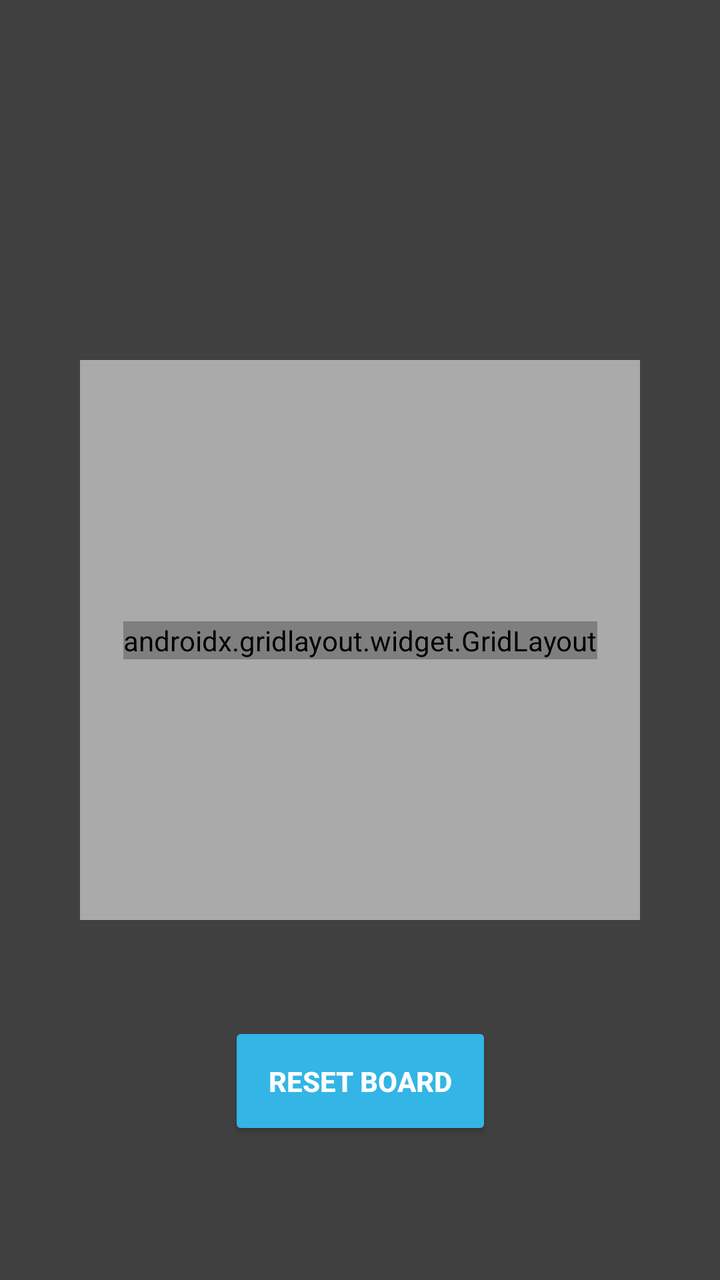
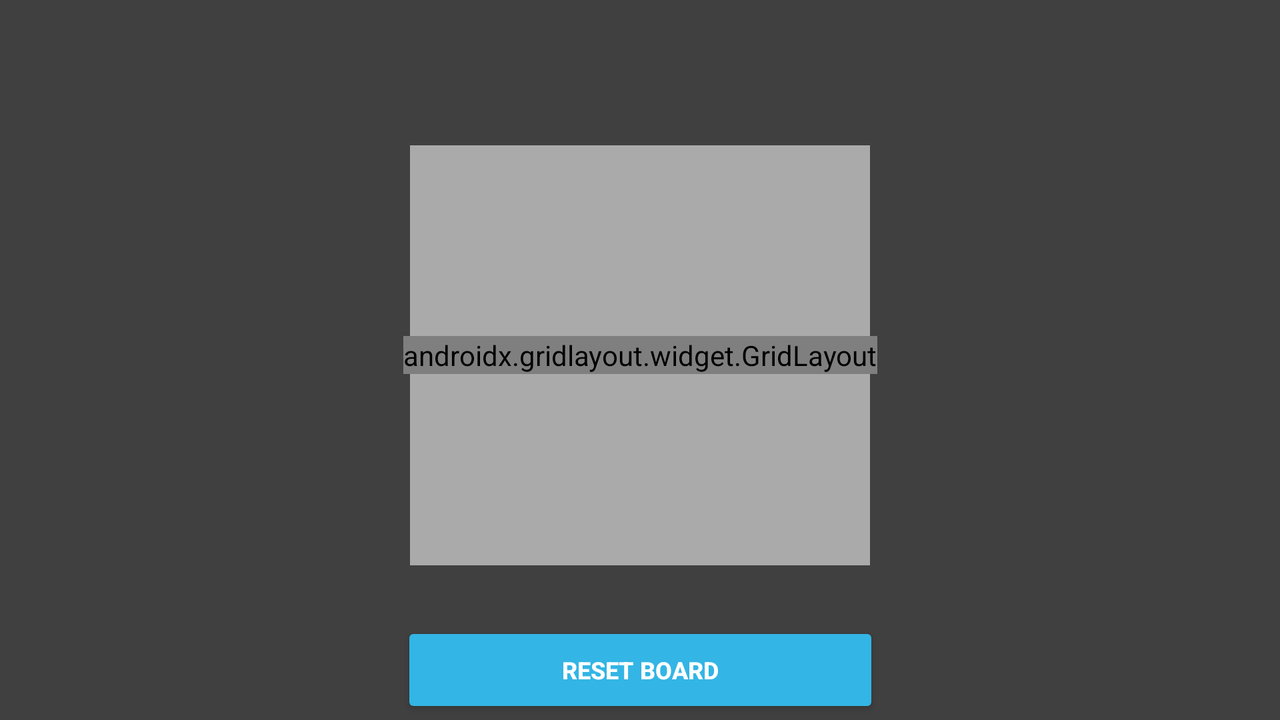

First picture: res/layout/ on a phone held upright. Second picture: the repository's own variant of that layout, on a device whose configuration matches the variant's folder. Source for both follows.
<!-- AndroidManifest.xml: application theme Theme.SekoTacToe -->
<!-- res/layout/activity_game_board.xml -->
<?xml version="1.0" encoding="utf-8"?>
<androidx.constraintlayout.widget.ConstraintLayout xmlns:android="http://schemas.android.com/apk/res/android"
    xmlns:app="http://schemas.android.com/apk/res-auto"
    xmlns:tools="http://schemas.android.com/tools"
    android:layout_width="match_parent"
    android:layout_height="match_parent"
    android:background="@color/bgColour"
    tools:context=".activity.GameBoardActivity">


    <androidx.appcompat.widget.AppCompatButton
        android:id="@+id/resetGridButton"
        android:layout_width="wrap_content"
        android:layout_height="wrap_content"
        android:layout_marginBottom="70dp"
        android:backgroundTint="@android:color/holo_blue_light"
        android:onClick="manualReset"
        android:padding="20dp"
        android:text="@string/reset_board"
        android:textColor="@color/white"
        android:textSize="14sp"
        android:textStyle="bold"
        app:layout_constraintBottom_toBottomOf="parent"
        app:layout_constraintEnd_toEndOf="parent"
        app:layout_constraintStart_toStartOf="parent" />

    <androidx.appcompat.widget.AppCompatImageView
        android:id="@+id/gridBorder"
        android:layout_width="280dp"
        android:layout_height="280dp"
        android:background="@android:color/darker_gray"
        app:layout_constraintBottom_toBottomOf="parent"
        app:layout_constraintEnd_toEndOf="parent"
        app:layout_constraintStart_toStartOf="parent"
        app:layout_constraintTop_toTopOf="parent" />

    <androidx.appcompat.widget.AppCompatTextView
        android:id="@+id/winRateText"
        android:layout_width="280dp"
        android:layout_height="wrap_content"
        android:layout_marginTop="145dp"
        android:background="@android:color/holo_blue_light"
        android:padding="10dp"
        android:paddingHorizontal="10dp"
        android:textAlignment="center"
        android:textColor="@color/white"
        android:textSize="16sp"
        android:textStyle="bold"
        android:visibility="gone"
        app:layout_constraintEnd_toEndOf="parent"
        app:layout_constraintStart_toStartOf="parent"
        app:layout_constraintTop_toTopOf="parent" />

    <androidx.gridlayout.widget.GridLayout
        android:id="@+id/ticTacToeGrid"
        android:layout_width="wrap_content"
        android:layout_height="wrap_content"
        app:columnCount="3"
        app:layout_constraintBottom_toBottomOf="parent"
        app:layout_constraintEnd_toEndOf="parent"
        app:layout_constraintStart_toStartOf="parent"
        app:layout_constraintTop_toTopOf="parent">

        <androidx.appcompat.widget.AppCompatButton
            android:id="@+id/btn1"
            android:layout_width="78dp"
            android:layout_height="82dp"
            android:backgroundTint="@color/white"
            android:onClick="onTileClick"
            android:textColor="@color/white"
            android:textSize="20sp" />

        <androidx.appcompat.widget.AppCompatButton
            android:id="@+id/btn2"
            android:layout_width="80dp"
            android:layout_height="80dp"
            android:layout_marginStart="14dp"
            android:backgroundTint="@color/white"
            android:onClick="onTileClick"
            android:textColor="@color/white"
            android:textSize="20sp" />

        <androidx.appcompat.widget.AppCompatButton
            android:id="@+id/btn3"
            android:layout_width="80dp"
            android:layout_height="80dp"
            android:layout_marginStart="14dp"
            android:backgroundTint="@color/white"
            android:onClick="onTileClick"
            android:textColor="@color/white"
            android:textSize="20sp" />

        <androidx.appcompat.widget.AppCompatButton
            android:id="@+id/btn4"
            android:layout_width="80dp"
            android:layout_height="80dp"
            android:layout_marginTop="14dp"
            android:backgroundTint="@color/white"
            android:onClick="onTileClick"
            android:textColor="@color/white"
            android:textSize="20sp" />

        <androidx.appcompat.widget.AppCompatButton
            android:id="@+id/btn5"
            android:layout_width="80dp"
            android:layout_height="80dp"
            android:layout_marginStart="14dp"
            android:layout_marginTop="14dp"
            android:backgroundTint="@color/white"
            android:onClick="onTileClick"
            android:textColor="@color/white"
            android:textSize="20sp" />

        <androidx.appcompat.widget.AppCompatButton
            android:id="@+id/btn6"
            android:layout_width="80dp"
            android:layout_height="80dp"
            android:layout_marginStart="14dp"
            android:layout_marginTop="14dp"
            android:backgroundTint="@color/white"
            android:onClick="onTileClick"
            android:textColor="@color/white"
            android:textSize="20sp" />

        <androidx.appcompat.widget.AppCompatButton
            android:id="@+id/btn7"
            android:layout_width="80dp"
            android:layout_height="80dp"
            android:layout_marginTop="14dp"
            android:backgroundTint="@color/white"
            android:onClick="onTileClick"
            android:textColor="@color/white"
            android:textSize="20sp" />

        <androidx.appcompat.widget.AppCompatButton
            android:id="@+id/btn8"
            android:layout_width="80dp"
            android:layout_height="80dp"
            android:layout_marginStart="14dp"
            android:layout_marginTop="14dp"
            android:backgroundTint="@color/white"
            android:onClick="onTileClick"
            android:textColor="@color/white"
            android:textSize="20sp" />

        <androidx.appcompat.widget.AppCompatButton
            android:id="@+id/btn9"
            android:layout_width="80dp"
            android:layout_height="80dp"
            android:layout_marginStart="14dp"
            android:layout_marginTop="14dp"
            android:backgroundTint="@color/white"
            android:onClick="onTileClick"
            android:textColor="@color/white"
            android:textSize="20sp" />

    </androidx.gridlayout.widget.GridLayout>

    <androidx.appcompat.widget.AppCompatTextView
        android:id="@+id/gameResultText"
        android:layout_width="281dp"
        android:layout_height="wrap_content"
        android:layout_marginTop="32dp"
        android:background="@color/white"
        android:padding="10dp"
        android:textAlignment="center"
        android:textColor="@color/white"
        android:textSize="16sp"
        android:textStyle="bold"
        android:visibility="gone"
        app:layout_constraintEnd_toEndOf="parent"
        app:layout_constraintStart_toStartOf="parent"
        app:layout_constraintTop_toBottomOf="@id/ticTacToeGrid" />

    <androidx.appcompat.widget.AppCompatImageView
        android:id="@+id/columnOneLine"
        android:layout_width="250dp"
        android:layout_height="10dp"
        android:layout_marginEnd="190dp"
        android:background="#F44336"
        android:rotation="90"
        android:visibility="gone"
        app:layout_constraintBottom_toBottomOf="parent"
        app:layout_constraintEnd_toEndOf="parent"
        app:layout_constraintStart_toStartOf="parent"
        app:layout_constraintTop_toTopOf="parent" />

    <androidx.appcompat.widget.AppCompatImageView
        android:id="@+id/columnTwoLine"
        android:layout_width="250dp"
        android:layout_height="10dp"
        android:background="#F44336"
        android:rotation="90"
        android:visibility="gone"
        app:layout_constraintBottom_toBottomOf="parent"
        app:layout_constraintEnd_toEndOf="parent"
        app:layout_constraintStart_toStartOf="parent"
        app:layout_constraintTop_toTopOf="parent" />

    <androidx.appcompat.widget.AppCompatImageView
        android:id="@+id/columnThreeLine"
        android:layout_width="250dp"
        android:layout_height="10dp"
        android:layout_marginStart="190dp"
        android:background="#F44336"
        android:rotation="90"
        android:visibility="gone"
        app:layout_constraintBottom_toBottomOf="parent"
        app:layout_constraintEnd_toEndOf="parent"
        app:layout_constraintStart_toStartOf="parent"
        app:layout_constraintTop_toTopOf="parent" />

    <androidx.appcompat.widget.AppCompatImageView
        android:id="@+id/rowOneLine"
        android:layout_width="250dp"
        android:layout_height="10dp"
        android:layout_marginBottom="185dp"
        android:background="#F44336"
        android:visibility="gone"
        app:layout_constraintBottom_toBottomOf="parent"
        app:layout_constraintEnd_toEndOf="parent"
        app:layout_constraintStart_toStartOf="parent"
        app:layout_constraintTop_toTopOf="parent" />

    <androidx.appcompat.widget.AppCompatImageView
        android:id="@+id/rowTwoLine"
        android:layout_width="250dp"
        android:layout_height="10dp"
        android:background="#F44336"
        android:visibility="gone"
        app:layout_constraintBottom_toBottomOf="parent"
        app:layout_constraintEnd_toEndOf="parent"
        app:layout_constraintStart_toStartOf="parent"
        app:layout_constraintTop_toTopOf="parent" />

    <androidx.appcompat.widget.AppCompatImageView
        android:id="@+id/rowThreeLine"
        android:layout_width="250dp"
        android:layout_height="10dp"
        android:layout_marginTop="185dp"
        android:background="#F44336"
        android:visibility="gone"
        app:layout_constraintBottom_toBottomOf="parent"
        app:layout_constraintEnd_toEndOf="parent"
        app:layout_constraintStart_toStartOf="parent"
        app:layout_constraintTop_toTopOf="parent" />

    <androidx.appcompat.widget.AppCompatImageView
        android:id="@+id/diagonalOneLine"
        android:layout_width="250dp"
        android:layout_height="10dp"
        android:background="#F44336"
        android:rotation="45"
        android:visibility="gone"
        app:layout_constraintBottom_toBottomOf="parent"
        app:layout_constraintEnd_toEndOf="parent"
        app:layout_constraintStart_toStartOf="parent"
        app:layout_constraintTop_toTopOf="parent" />

    <androidx.appcompat.widget.AppCompatImageView
        android:id="@+id/diagonalTwoLine"
        android:layout_width="250dp"
        android:layout_height="10dp"
        android:background="#F44336"
        android:rotation="-45"
        android:visibility="gone"
        app:layout_constraintBottom_toBottomOf="parent"
        app:layout_constraintEnd_toEndOf="parent"
        app:layout_constraintStart_toStartOf="parent"
        app:layout_constraintTop_toTopOf="parent" />

    <ProgressBar
        android:id="@+id/progressBar"
        style="?android:attr/progressBarStyle"
        android:layout_width="wrap_content"
        android:layout_height="wrap_content"
        android:layout_marginBottom="65dp"
        android:visibility="gone"
        app:layout_constraintBottom_toBottomOf="parent"
        app:layout_constraintEnd_toEndOf="parent"
        app:layout_constraintStart_toStartOf="parent" />

</androidx.constraintlayout.widget.ConstraintLayout>
<!-- resources referenced by this layout -->
<resources>
  <color name="bgColour">#404040</color>
  <color name="white">#FFFFFFFF</color>
  <string name="reset_board">Reset Board</string>
  <style name="Theme.SekoTacToe" parent="Theme.AppCompat.NoActionBar">
          
          <item name="colorPrimary">@color/purple_500</item>
          <item name="colorPrimaryVariant">@color/purple_700</item>
          <item name="colorOnPrimary">@color/white</item>
          
          <item name="colorSecondary">@color/teal_200</item>
          <item name="colorSecondaryVariant">@color/teal_700</item>
          <item name="colorOnSecondary">@color/black</item>
          
          <item name="android:statusBarColor">#FF404040</item>
          
      </style>
  <color name="purple_500">#FF6200EE</color>
  <color name="purple_700">#FF3700B3</color>
  <color name="teal_200">#FF03DAC5</color>
  <color name="teal_700">#FF018786</color>
  <color name="black">#FF000000</color>
</resources>
<!-- res/layout-land/activity_game_board.xml (the repository's variant of the layout above) -->
<!-- drawn on the phone turned sideways -->
<?xml version="1.0" encoding="utf-8"?>
<androidx.constraintlayout.widget.ConstraintLayout xmlns:android="http://schemas.android.com/apk/res/android"
    xmlns:app="http://schemas.android.com/apk/res-auto"
    xmlns:tools="http://schemas.android.com/tools"
    android:layout_width="match_parent"
    android:layout_height="match_parent"
    android:background="@color/bgColour"
    tools:context=".activity.GameBoardActivity">


    <androidx.appcompat.widget.AppCompatButton
        android:id="@+id/resetGridButton"
        android:layout_width="239dp"
        android:layout_height="wrap_content"
        android:layout_marginBottom="1dp"
        android:backgroundTint="@android:color/holo_blue_light"
        android:onClick="manualReset"
        android:padding="6dp"
        android:text="@string/reset_board"
        android:textColor="@color/white"
        android:textSize="12sp"
        android:textStyle="bold"
        app:layout_constraintBottom_toBottomOf="parent"
        app:layout_constraintEnd_toEndOf="parent"
        app:layout_constraintStart_toStartOf="parent" />

    <androidx.appcompat.widget.AppCompatImageView
        android:id="@+id/gridBorder"
        android:layout_width="230dp"
        android:layout_height="210dp"
        android:layout_marginBottom="5dp"
        android:background="@android:color/darker_gray"
        app:layout_constraintBottom_toBottomOf="parent"
        app:layout_constraintEnd_toEndOf="parent"
        app:layout_constraintStart_toStartOf="parent"
        app:layout_constraintTop_toTopOf="parent" />

    <androidx.appcompat.widget.AppCompatTextView
        android:id="@+id/winRateText"
        android:layout_width="230dp"
        android:layout_height="wrap_content"
        android:layout_marginTop="10dp"
        android:background="@android:color/holo_blue_light"
        android:padding="5dp"
        android:paddingHorizontal="10dp"
        android:textAlignment="center"
        android:textColor="@color/white"
        android:textSize="13sp"
        android:textStyle="bold"
        android:visibility="gone"
        app:layout_constraintEnd_toEndOf="parent"
        app:layout_constraintStart_toStartOf="parent"
        app:layout_constraintTop_toTopOf="parent" />

    <androidx.gridlayout.widget.GridLayout
        android:id="@+id/ticTacToeGrid"
        android:layout_width="wrap_content"
        android:layout_height="wrap_content"
        android:layout_marginBottom="5dp"
        app:columnCount="3"
        app:layout_constraintBottom_toBottomOf="parent"
        app:layout_constraintEnd_toEndOf="parent"
        app:layout_constraintStart_toStartOf="parent"
        app:layout_constraintTop_toTopOf="parent">

        <androidx.appcompat.widget.AppCompatButton
            android:id="@+id/btn1"
            android:layout_width="65dp"
            android:layout_height="65dp"
            android:backgroundTint="@color/white"
            android:onClick="onTileClick"
            android:textColor="@color/white"
            android:textSize="16sp" />

        <androidx.appcompat.widget.AppCompatButton
            android:id="@+id/btn2"
            android:layout_width="65dp"
            android:layout_height="65dp"
            android:layout_marginStart="14dp"
            android:backgroundTint="@color/white"
            android:onClick="onTileClick"
            android:textColor="@color/white"
            android:textSize="16sp" />

        <androidx.appcompat.widget.AppCompatButton
            android:id="@+id/btn3"
            android:layout_width="65dp"
            android:layout_height="65dp"
            android:layout_marginStart="14dp"
            android:backgroundTint="@color/white"
            android:onClick="onTileClick"
            android:textColor="@color/white"
            android:textSize="16sp" />

        <androidx.appcompat.widget.AppCompatButton
            android:id="@+id/btn4"
            android:layout_width="65dp"
            android:layout_height="65dp"
            android:layout_marginTop="3dp"
            android:backgroundTint="@color/white"
            android:onClick="onTileClick"
            android:textColor="@color/white"
            android:textSize="16sp" />

        <androidx.appcompat.widget.AppCompatButton
            android:id="@+id/btn5"
            android:layout_width="65dp"
            android:layout_height="65dp"
            android:layout_marginStart="14dp"
            android:layout_marginTop="3dp"
            android:backgroundTint="@color/white"
            android:onClick="onTileClick"
            android:textColor="@color/white"
            android:textSize="16sp" />

        <androidx.appcompat.widget.AppCompatButton
            android:id="@+id/btn6"
            android:layout_width="65dp"
            android:layout_height="65dp"
            android:layout_marginStart="14dp"
            android:layout_marginTop="3dp"
            android:backgroundTint="@color/white"
            android:onClick="onTileClick"
            android:textColor="@color/white"
            android:textSize="16sp" />

        <androidx.appcompat.widget.AppCompatButton
            android:id="@+id/btn7"
            android:layout_width="65dp"
            android:layout_height="65dp"
            android:layout_marginTop="3dp"
            android:backgroundTint="@color/white"
            android:onClick="onTileClick"
            android:textColor="@color/white"
            android:textSize="16sp" />

        <androidx.appcompat.widget.AppCompatButton
            android:id="@+id/btn8"
            android:layout_width="65dp"
            android:layout_height="65dp"
            android:layout_marginStart="14dp"
            android:layout_marginTop="3dp"
            android:backgroundTint="@color/white"
            android:onClick="onTileClick"
            android:textColor="@color/white"
            android:textSize="16sp" />

        <androidx.appcompat.widget.AppCompatButton
            android:id="@+id/btn9"
            android:layout_width="65dp"
            android:layout_height="65dp"
            android:layout_marginStart="14dp"
            android:layout_marginTop="3dp"
            android:backgroundTint="@color/white"
            android:onClick="onTileClick"
            android:textColor="@color/white"
            android:textSize="16sp" />

    </androidx.gridlayout.widget.GridLayout>

    <androidx.appcompat.widget.AppCompatTextView
        android:id="@+id/gameResultText"
        android:layout_width="150dp"
        android:layout_height="wrap_content"
        android:layout_marginTop="32dp"
        android:background="@color/white"
        android:padding="8dp"
        android:textAlignment="center"
        android:textColor="@color/white"
        android:textSize="14sp"
        android:textStyle="bold"
        android:visibility="gone"
        app:layout_constraintBottom_toBottomOf="parent"
        app:layout_constraintEnd_toEndOf="parent"
        app:layout_constraintStart_toEndOf="@id/ticTacToeGrid"
        app:layout_constraintTop_toTopOf="parent" />

    <androidx.appcompat.widget.AppCompatImageView
        android:id="@+id/columnOneLine"
        android:layout_width="200dp"
        android:layout_height="10dp"
        android:layout_marginEnd="163dp"
        android:background="#F44336"
        android:rotation="90"
        android:visibility="gone"
        app:layout_constraintBottom_toBottomOf="parent"
        app:layout_constraintEnd_toEndOf="parent"
        app:layout_constraintStart_toStartOf="parent"
        app:layout_constraintTop_toTopOf="parent" />

    <androidx.appcompat.widget.AppCompatImageView
        android:id="@+id/columnTwoLine"
        android:layout_width="200dp"
        android:layout_height="10dp"
        android:background="#F44336"
        android:rotation="90"
        android:visibility="gone"
        app:layout_constraintBottom_toBottomOf="parent"
        app:layout_constraintEnd_toEndOf="parent"
        app:layout_constraintStart_toStartOf="parent"
        app:layout_constraintTop_toTopOf="parent" />

    <androidx.appcompat.widget.AppCompatImageView
        android:id="@+id/columnThreeLine"
        android:layout_width="200dp"
        android:layout_height="10dp"
        android:layout_marginStart="163dp"
        android:background="#F44336"
        android:rotation="90"
        android:visibility="gone"
        app:layout_constraintBottom_toBottomOf="parent"
        app:layout_constraintEnd_toEndOf="parent"
        app:layout_constraintStart_toStartOf="parent"
        app:layout_constraintTop_toTopOf="parent" />

    <androidx.appcompat.widget.AppCompatImageView
        android:id="@+id/rowOneLine"
        android:layout_width="200dp"
        android:layout_height="10dp"
        android:layout_marginBottom="143dp"
        android:background="#F44336"
        android:visibility="gone"
        app:layout_constraintBottom_toBottomOf="parent"
        app:layout_constraintEnd_toEndOf="parent"
        app:layout_constraintStart_toStartOf="parent"
        app:layout_constraintTop_toTopOf="parent" />

    <androidx.appcompat.widget.AppCompatImageView
        android:id="@+id/rowTwoLine"
        android:layout_width="200dp"
        android:layout_height="10dp"
        android:background="#F44336"
        android:visibility="gone"
        app:layout_constraintBottom_toBottomOf="parent"
        app:layout_constraintEnd_toEndOf="parent"
        app:layout_constraintStart_toStartOf="parent"
        app:layout_constraintTop_toTopOf="parent" />

    <androidx.appcompat.widget.AppCompatImageView
        android:id="@+id/rowThreeLine"
        android:layout_width="200dp"
        android:layout_height="10dp"
        android:layout_marginTop="143dp"
        android:background="#F44336"
        android:visibility="gone"
        app:layout_constraintBottom_toBottomOf="parent"
        app:layout_constraintEnd_toEndOf="parent"
        app:layout_constraintStart_toStartOf="parent"
        app:layout_constraintTop_toTopOf="parent" />

    <androidx.appcompat.widget.AppCompatImageView
        android:id="@+id/diagonalOneLine"
        android:layout_width="200dp"
        android:layout_height="10dp"
        android:background="#F44336"
        android:rotation="45"
        android:visibility="gone"
        app:layout_constraintBottom_toBottomOf="parent"
        app:layout_constraintEnd_toEndOf="parent"
        app:layout_constraintStart_toStartOf="parent"
        app:layout_constraintTop_toTopOf="parent" />

    <androidx.appcompat.widget.AppCompatImageView
        android:id="@+id/diagonalTwoLine"
        android:layout_width="200dp"
        android:layout_height="10dp"
        android:background="#F44336"
        android:rotation="-45"
        android:visibility="gone"
        app:layout_constraintBottom_toBottomOf="parent"
        app:layout_constraintEnd_toEndOf="parent"
        app:layout_constraintStart_toStartOf="parent"
        app:layout_constraintTop_toTopOf="parent" />

    <ProgressBar
        android:id="@+id/progressBar"
        style="?android:attr/progressBarStyle"
        android:layout_width="wrap_content"
        android:layout_height="wrap_content"
        android:visibility="gone"
        app:layout_constraintBottom_toBottomOf="parent"
        app:layout_constraintEnd_toEndOf="parent"
        app:layout_constraintStart_toStartOf="parent"
        app:layout_constraintTop_toTopOf="parent" />


</androidx.constraintlayout.widget.ConstraintLayout>
